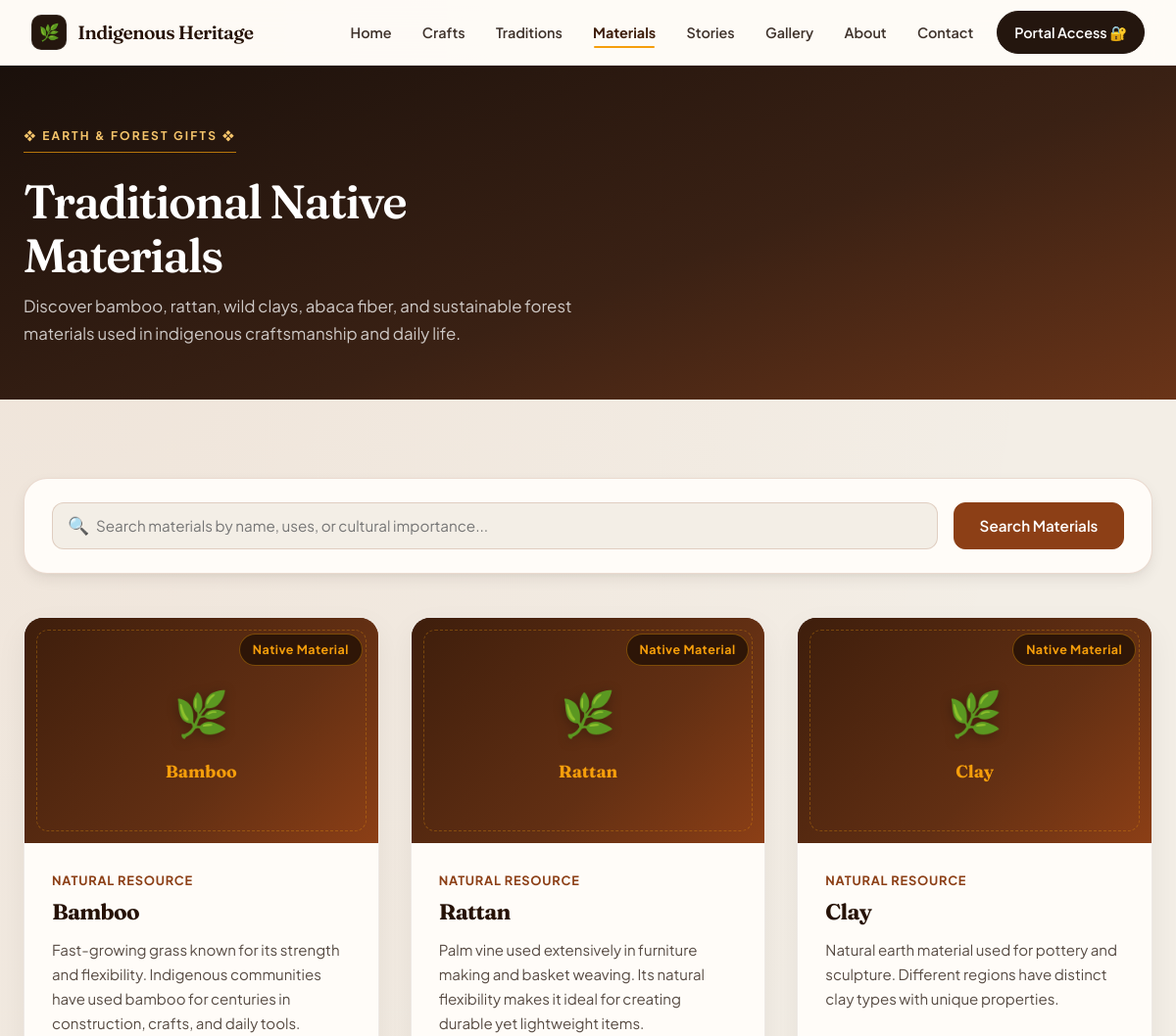
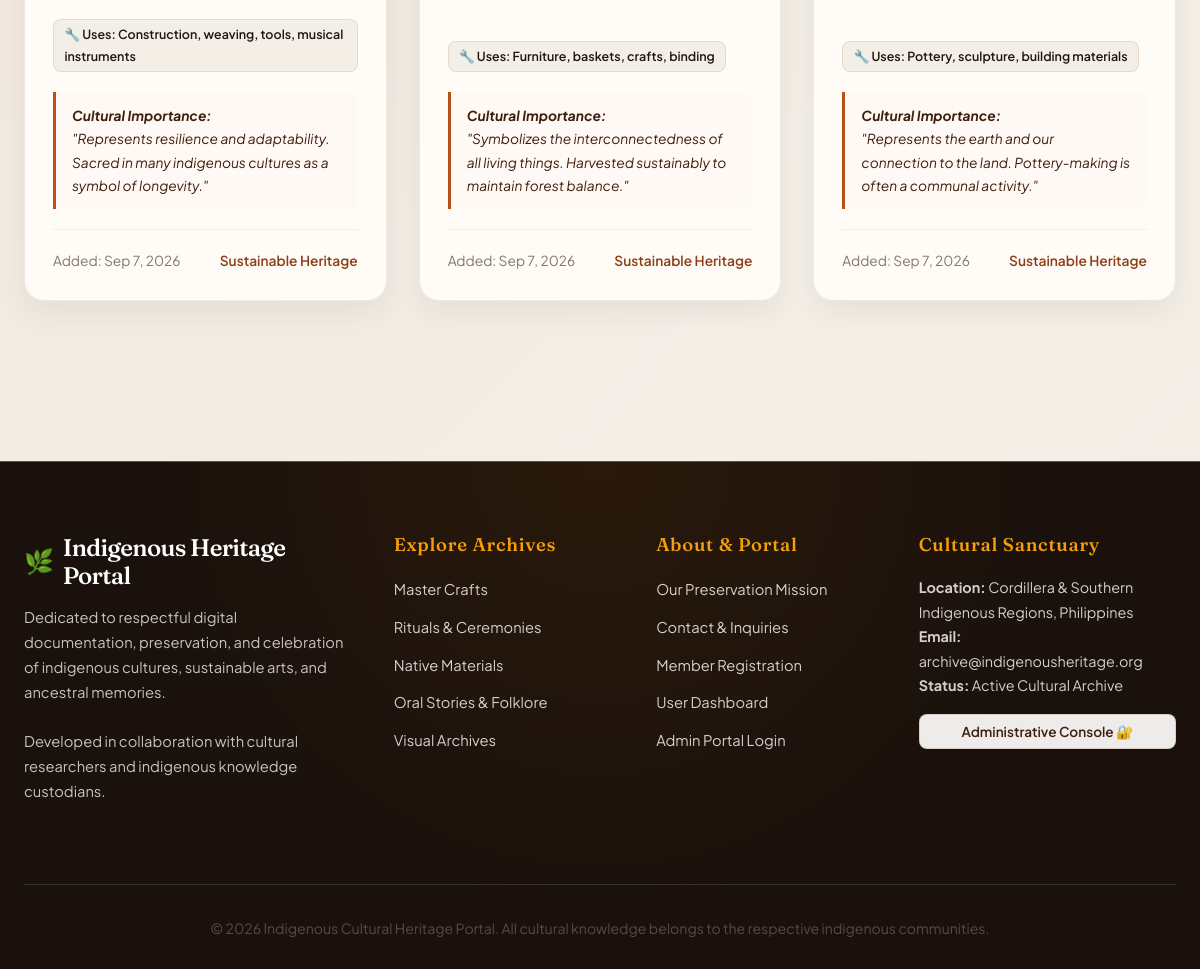
/indigenous-heritage/materials.php, run on the app's committed database (2 pictures, top to bottom).
### tables this page shows
CREATE TABLE IF NOT EXISTS `materials` (
  `id` int NOT NULL AUTO_INCREMENT,
  `name` varchar(100) NOT NULL,
  `description` text NOT NULL,
  `uses` text NOT NULL,
  `cultural_importance` text NOT NULL,
  `image` varchar(255) DEFAULT NULL,
  `created_at` timestamp NULL DEFAULT CURRENT_TIMESTAMP,
  `updated_at` timestamp NULL DEFAULT CURRENT_TIMESTAMP ON UPDATE CURRENT_TIMESTAMP,
  PRIMARY KEY (`id`)
);

### indigenous-heritage/includes/helpers.php (called while the page is built, shortened)
<?php
function e($value): string
{
    return htmlspecialchars((string) $value, ENT_QUOTES | ENT_SUBSTITUTE, 'UTF-8');
}
function app_base_path(): string
{
    static $base = null;
    if ($base !== null) {
        return $base;
    }
    $docRoot = !empty($_SERVER['DOCUMENT_ROOT']) ? realpath($_SERVER['DOCUMENT_ROOT']) : false;
    $appRoot = realpath(APP_ROOT);
    if ($docRoot && $appRoot && stripos($appRoot, $docRoot) === 0) {
        $relative = str_replace('\\', '/', substr($appRoot, strlen($docRoot)));
        return $base = rtrim('/' . ltrim($relative, '/'), '/');
    }
    return $base = '';
}
function url(string $path = '', array $params = []): string
{
    $params = array_filter($params, static fn($v) => $v !== null && $v !== '');
    $query = $params ? '?' . http_build_query($params) : '';
    return app_base_path() . '/' . ltrim($path, '/') . $query;
}
function input_str(array $source, string $key, int $maxLength = 255): string
{
    $value = $source[$key] ?? '';
    $value = trim(str_replace("\0", '', $value));
    return mb_substr($value, 0, $maxLength);
}
function get_str(string $key, int $maxLength = 100): string
{
    return input_str($_GET, $key, $maxLength);
}
function format_date(?string $value, string $format = 'M j, Y'): string
{
    $time = strtotime($value);
    return $time ? date($format, $time) : '—';
}
function str_limit(?string $value, int $length): string
{
    $value = trim(preg_replace('/\s+/u', ' ', (string) $value));
    return mb_strimwidth($value, 0, $length, '…', 'UTF-8');
}

### indigenous-heritage/includes/db.php (called while the page is built, shortened)
<?php
function db(): PDO
{
    static $pdo = null;
    $cfg = app_config('db');
    $dsn = sprintf('mysql:host=%s;port=%d;dbname=%s;charset=utf8mb4', $cfg['host'], $cfg['port'], $cfg['name']);
    $options = [
        PDO::ATTR_ERRMODE => PDO::ERRMODE_EXCEPTION,
        PDO::ATTR_DEFAULT_FETCH_MODE => PDO::FETCH_ASSOC,
        PDO::ATTR_EMULATE_PREPARES => false,
        PDO::ATTR_TIMEOUT => 10,
    ];
    try {
        $pdo = new PDO($dsn, $cfg['user'], $cfg['pass'], $options);
    } catch (PDOException $e) {
        error_log('[IHMS] Database connection failed: ' . $e->getMessage());
        throw new DatabaseUnavailable('Unable to connect to the database.', 0, $e);
    }
    $pdo->exec("SET SESSION sql_mode = 'ONLY_FULL_GROUP_BY,STRICT_TRANS_TABLES,NO_ZERO_IN_DATE,NO_ZERO_DATE,ERROR_FOR_DIVISION_BY_ZERO,NO_ENGINE_SUBSTITUTION'");
    $pdo->exec("SET time_zone = '" . (new DateTime('now'))->format('P') . "'");
    return $pdo;
}
function db_all(string $sql, array $params = []): array
{
    $stmt = db()->prepare($sql);
    $stmt->execute($params);
    return $stmt->fetchAll();
}

### indigenous-heritage/materials.php (the view, shortened to what this page needs)
<?php
$search = get_str('search', 100);
$sql = 'SELECT * FROM materials WHERE 1=1';
$params = [];
$sql .= ' ORDER BY created_at DESC';
$materials = db_all($sql, $params);
require __DIR__ . '/includes/partials/public_header.php';
?>
    <section class="page-hero">
        <div class="hero-content">
            <div class="hero-badge">❖ Earth &amp; Forest Gifts ❖</div>
            <h1>Traditional Native Materials</h1>
            <p>Discover bamboo, rattan, wild clays, abaca fiber, and sustainable forest materials used in indigenous craftsmanship and daily life.</p>
        </div>
    </section>
    <section class="section">
        <div class="container">
            <div class="search-toolbar">
                <form method="GET" action="<?php echo e(url('materials.php')); ?>" class="search-form">
                    <div class="search-input-group">
                        <span class="search-input-icon">🔍</span>
                        <input type="text" name="search" class="search-input" placeholder="Search materials by name, uses, or cultural importance..." value="<?php echo e($search); ?>">
                    </div>
                    <button type="submit" class="btn btn-primary">Search Materials</button>
                </form>
            </div>
            <div class="card-grid">
                <?php if ($materials): ?>
                    <?php foreach ($materials as $material): ?>
                        <div class="card">
                            <div class="card-image-wrap">
                                <?php
                                $img = !empty($material['image']) ? APP_ROOT . '/images/' . $material['image'] : '';
                                if ($img && is_file($img)):
                                ?>
                                    <img src="<?php echo e(asset('images/' . $material['image'])); ?>" alt="<?php echo e($material['name']); ?>" class="card-image">
                                <?php else: ?>
                                    <div class="card-fallback-art">
                                        <div class="card-fallback-icon">🌿</div>
                                        <div class="card-fallback-title"><?php echo e($material['name']); ?></div>
                                    </div>
                                <?php endif; ?>
                                <span class="card-badge-top">Native Material</span>
                            </div>
                            <div class="card-content">
                                <span class="card-category">Natural Resource</span>
                                <h3 class="card-title"><?php echo e($material['name']); ?></h3>
                                <p class="card-description"><?php echo e($material['description']); ?></p>
                                <?php if (!empty($material['uses'])): ?>
                                    <div class="card-tags">
                                        <span class="card-tag">🔧 Uses: <?php echo e(str_limit($material['uses'], 80)); ?></span>
                                    </div>
                                <?php endif; ?>
                                <?php if (!empty($material['cultural_importance'])): ?>
                                    <div class="card-significance">
                                        <strong>Cultural Importance:</strong><br>
                                        "<?php echo e($material['cultural_importance']); ?>"
                                    </div>
                                <?php endif; ?>
                                <div class="card-meta">
                                    <span>Added: <?php echo e(format_date($material['created_at'])); ?></span>
                                    <span style="font-weight: 600; color: var(--primary-600);">Sustainable Heritage</span>
                                </div>
                            </div>
                        </div>
                    <?php endforeach; ?>
                <?php endif; ?>
            </div>
        </div>
    </section>
<?php require __DIR__ . '/includes/partials/public_footer.php'; ?>

### data on the page
materials: name "Bamboo", description "Fast-growing grass known for its strength and flexibility. Indigenous communities have used bamboo for centuries in construction, crafts, and daily tools.", uses "Construction, weaving, tools, musical instruments", cultural_importance "Represents resilience and adaptability. Sacred in many indigenous cultures as a symbol of longevity.", created_at "Sep 7, 2026"
materials: name "Rattan", description "Palm vine used extensively in furniture making and basket weaving. Its natural flexibility makes it ideal for creating durable yet lightweight items.", uses "Furniture, baskets, crafts, binding", cultural_importance "Symbolizes the interconnectedness of all living things. Harvested sustainably to maintain forest balance.", created_at "Sep 7, 2026"
materials: name "Clay", description "Natural earth material used for pottery and sculpture. Different regions have distinct clay types with unique properties.", uses "Pottery, sculpture, building materials", cultural_importance "Represents the earth and our connection to the land. Pottery-making is often a communal activity.", created_at "Sep 7, 2026"

### other printed values
$label "Home"
$label "Crafts"
$label "Traditions"
$label "Materials"
$label "Stories"
$label "Gallery"
$label "About"
$label "Contact"
app_config('contact_email') "archive@indigenousheritage.org"
